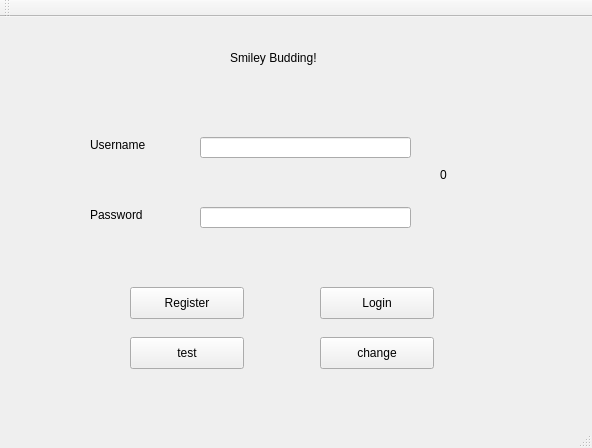
<?xml version="1.0" encoding="UTF-8"?>
<ui version="4.0">
 <class>Login_Window</class>
 <widget class="QMainWindow" name="Login_Window">
  <property name="geometry">
   <rect>
    <x>0</x>
    <y>0</y>
    <width>592</width>
    <height>448</height>
   </rect>
  </property>
  <property name="windowTitle">
   <string>MainWindow</string>
  </property>
  <widget class="QWidget" name="centralWidget">
   <widget class="QLabel" name="label">
    <property name="geometry">
     <rect>
      <x>90</x>
      <y>120</y>
      <width>81</width>
      <height>16</height>
     </rect>
    </property>
    <property name="text">
     <string>Username</string>
    </property>
   </widget>
   <widget class="QLabel" name="label_2">
    <property name="geometry">
     <rect>
      <x>90</x>
      <y>190</y>
      <width>71</width>
      <height>16</height>
     </rect>
    </property>
    <property name="text">
     <string>Password</string>
    </property>
   </widget>
   <widget class="QLineEdit" name="username">
    <property name="geometry">
     <rect>
      <x>200</x>
      <y>120</y>
      <width>211</width>
      <height>21</height>
     </rect>
    </property>
    <property name="echoMode">
     <enum>QLineEdit::Normal</enum>
    </property>
   </widget>
   <widget class="QLineEdit" name="pwd">
    <property name="geometry">
     <rect>
      <x>200</x>
      <y>190</y>
      <width>211</width>
      <height>21</height>
     </rect>
    </property>
    <property name="echoMode">
     <enum>QLineEdit::Password</enum>
    </property>
   </widget>
   <widget class="QLabel" name="label_3">
    <property name="geometry">
     <rect>
      <x>230</x>
      <y>30</y>
      <width>221</width>
      <height>21</height>
     </rect>
    </property>
    <property name="text">
     <string>Smiley Budding!</string>
    </property>
   </widget>
   <widget class="QPushButton" name="reg">
    <property name="geometry">
     <rect>
      <x>130</x>
      <y>270</y>
      <width>114</width>
      <height>32</height>
     </rect>
    </property>
    <property name="text">
     <string>Register</string>
    </property>
   </widget>
   <widget class="QPushButton" name="login">
    <property name="geometry">
     <rect>
      <x>320</x>
      <y>270</y>
      <width>114</width>
      <height>32</height>
     </rect>
    </property>
    <property name="text">
     <string>Login</string>
    </property>
   </widget>
   <widget class="QPushButton" name="test">
    <property name="geometry">
     <rect>
      <x>130</x>
      <y>320</y>
      <width>114</width>
      <height>32</height>
     </rect>
    </property>
    <property name="sizePolicy">
     <sizepolicy hsizetype="Minimum" vsizetype="Fixed">
      <horstretch>0</horstretch>
      <verstretch>0</verstretch>
     </sizepolicy>
    </property>
    <property name="text">
     <string>test</string>
    </property>
   </widget>
   <widget class="QLabel" name="mylab">
    <property name="geometry">
     <rect>
      <x>440</x>
      <y>150</y>
      <width>59</width>
      <height>16</height>
     </rect>
    </property>
    <property name="text">
     <string>0</string>
    </property>
   </widget>
   <widget class="QPushButton" name="change">
    <property name="geometry">
     <rect>
      <x>320</x>
      <y>320</y>
      <width>114</width>
      <height>32</height>
     </rect>
    </property>
    <property name="text">
     <string>change</string>
    </property>
   </widget>
  </widget>
  <widget class="QMenuBar" name="menuBar">
   <property name="geometry">
    <rect>
     <x>0</x>
     <y>0</y>
     <width>592</width>
     <height>22</height>
    </rect>
   </property>
  </widget>
  <widget class="QToolBar" name="mainToolBar">
   <attribute name="toolBarArea">
    <enum>TopToolBarArea</enum>
   </attribute>
   <attribute name="toolBarBreak">
    <bool>false</bool>
   </attribute>
  </widget>
  <widget class="QStatusBar" name="statusBar"/>
 </widget>
 <layoutdefault spacing="6" margin="11"/>
 <resources/>
 <connections/>
</ui>
